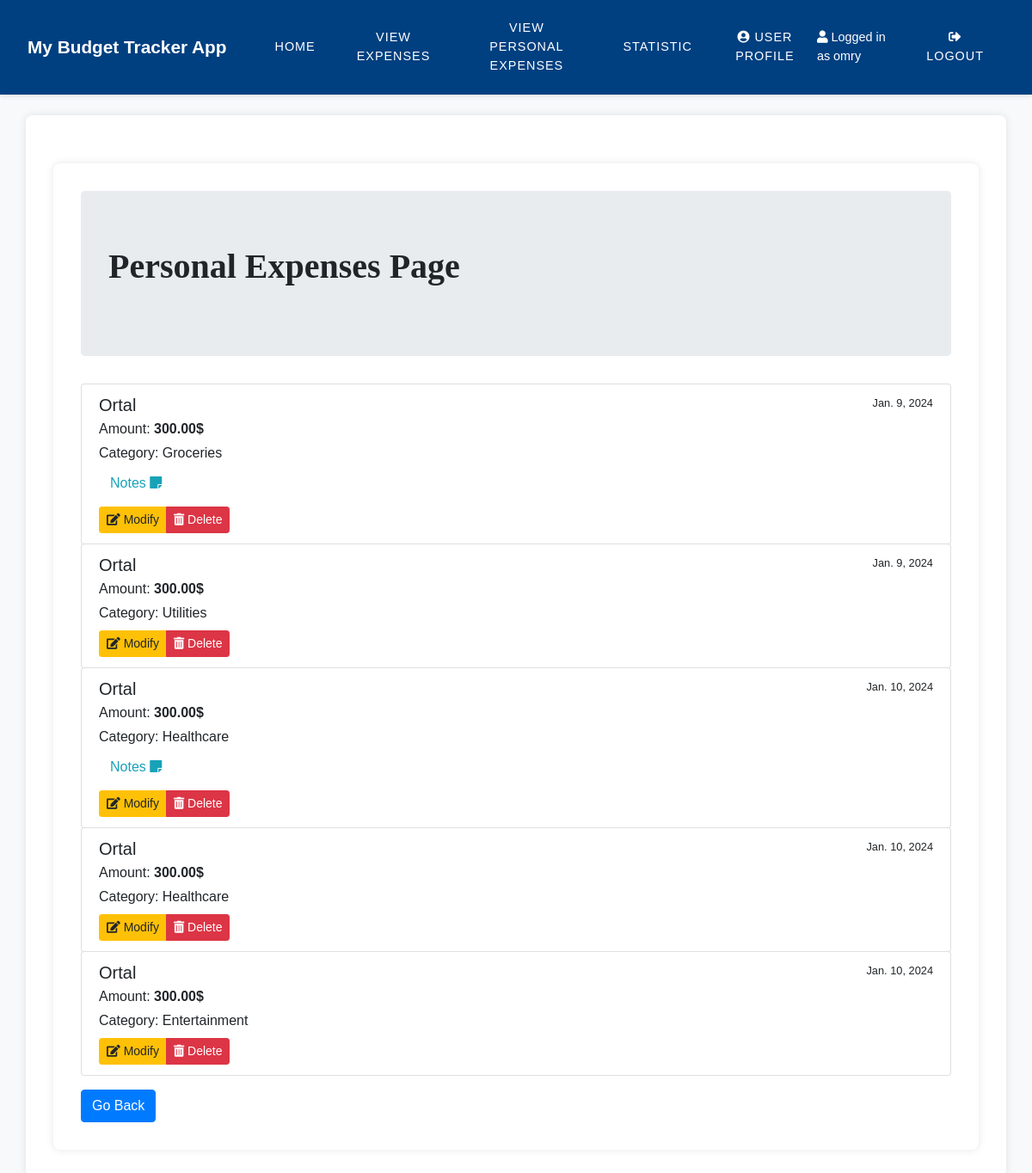
The app's page /personal/Ortal/ (signed in) with its own data.
### expenses/models.py (models this page shows, shortened)
class Expense(models.Model):
    user = models.ForeignKey(Users, on_delete=models.CASCADE)
    amount = models.DecimalField(max_digits=10, decimal_places=2)
    date = models.DateField()
    category = models.CharField(max_length=200, null=True)
    notes = models.TextField()
    name = models.CharField(max_length=200)

### expenses/views.py (the view)
# urls.py: path('personal/<str:name>/', views.expense_detail, name='expense_detail'),
@login_required(login_url="/login")
def expense_detail(request, name):
    related_expenses = Expense.objects.filter(name=name)
    return render(request, 'expense_detail.html', {'related_expenses': related_expenses})

### expenses/templates/expense_detail.html (shortened to what this page needs)
{% extends "base.html" %}
{% block content %}
  <div class="container mt-4">
    <div class="jumbotron">
      <h1 class="display-4 mb-3" style="font-family: 'Your Chosen Font'; font-size: 2.5rem; font-weight: bold;">Personal Expenses Page</h1>
    </div>
    {% if related_expenses %}
      <div class="list-group">
        {% for expense in related_expenses %}
          <div class="list-group-item expense-card rounded">
            <div class="d-flex w-100 justify-content-between">
              <h5 class="mb-1">{{ expense.name }}</h5>
              <small>{{ expense.date }}</small>
            </div>
            <p class="mb-1">Amount: <strong>{{ expense.amount }}$</strong></p>
            <p class="mb-1">Category: {{ expense.category }}</p>
            {% if expense.notes %}
              <button class="btn btn-link text-info" type="button" data-toggle="modal" data-target="#notesModal{{ expense.id }}">
                Notes <i class="fas fa-sticky-note"></i>
              </button>
            {% endif %}
            <div class="mt-2">
              <div class="btn-group" role="group">
                <a href="{% url 'modify_expense' expense.id %}" class="btn btn-warning btn-sm"><i class="fas fa-edit"></i> Modify</a>
                <a href="{% url 'delete_expense' expense.id %}" class="btn btn-danger btn-sm"><i class="fas fa-trash-alt"></i> Delete</a>
              </div>
            </div>
          </div>
        {% endfor %}
      </div>
    {% else %}
      <p>No personal expenses available.</p>
    {% endif %}
    <button type="button" class="btn btn-primary mt-3" onclick="goBack()">Go Back</button>
  </div>
{% endblock %}

### expenses/templates/base.html (shortened to what this page needs)
<!DOCTYPE html>
<html lang="en">
<head>
    <link rel="stylesheet" href="https://stackpath.bootstrapcdn.com/bootstrap/4.3.1/css/bootstrap.min.css">
    <link rel="stylesheet" href="https://cdnjs.cloudflare.com/ajax/libs/font-awesome/5.15.1/css/all.min.css">
</head>
<body>
    <nav class="navbar navbar-expand-lg">
        <a class="navbar-brand" href="/home">My Budget Tracker App</a>
        <div class="collapse navbar-collapse" id="navbarNav">
            <ul class="navbar-nav">
                <li class="nav-item">
                    <a class="nav-link" href={% url 'home' %}>Home</a>
                </li>
                <li class="nav-item">
                    <a class="nav-link" href={% url 'expense_list' %}>View Expenses</a>
                </li>
                <li class="nav-item">
                    <a class="nav-link" href={% url 'user_input_name' %}>View Personal Expenses</a>
                </li>
                <li class="nav-item">
                    <a class="nav-link" href={% url 'combined_statistics' %}>Statistic</a>
                </li>
                {% if user.is_authenticated %}
                <li class="nav-item">
                    <a class="nav-link" href="{% url 'user_profile' %}">
                        <i class="fas fa-user-circle"></i> User Profile
                    </a>
                </li>
                {% endif %}
            </ul>
        </div>
        <div class="navbar-nav ml-auto">
            {% if user.is_authenticated %}
            <span class="navbar-text mr-3">
                <i class="fas fa-user"></i> Logged in as {{ user.username }}
            </span>
            <li class="nav-item">
                <a class="nav-link" href="/logout">
                    <i class="fas fa-sign-out-alt"></i> Logout
                </a>
            </li>
            {% else %}
            <li class="nav-item">
                <a class="nav-link" href="/login">
                    <i class="fas fa-sign-out-alt"></i> Login
                </a>
            </li>
            {% endif %}
        </div>
    </nav>
    <div class="container mt-4">
        {% block content %}{% endblock %}
    </div>
    <link rel="stylesheet" href="https://cdnjs.cloudflare.com/ajax/libs/font-awesome/5.15.1/css/all.min.css" />
</body>
</html>

### expenses/templates/base.html (style rules this page uses)
body { font-family: 'Arial', sans-serif; background-color: #f8f9fa; margin: 0; padding: 0; }
.navbar { background-color: #004080; padding: 0.9rem 2rem; box-shadow: 0px 2px 5px rgba(0, 0, 0, 0.1); }
.navbar-brand { color: #fff; font-weight: bold; font-size: 1.3rem; margin-right: 2rem; }
.navbar-nav .nav-link { color: #fff; margin: 0 1rem; font-size: 0.9rem; text-align: center; transition: color 0.3s ease; }
.navbar-text { color: #fff; margin-right: 2rem; font-size: 0.9rem; }
.container { background-color: #ffffff; padding: 2rem; border-radius: 0.5rem; box-shadow: 0 0 10px rgba(0, 0, 0, 0.1); margin-top: 2rem; }
.navbar { display: flex; justify-content: space-between; align-items: center; }
.navbar-nav { display: flex; align-items: center; }
.nav-link { text-transform: uppercase; letter-spacing: 1px; }
.navbar-nav .nav-link { position: relative; padding-bottom: 0.5rem; }
.navbar-nav .nav-link::before { content: ''; position: absolute; bottom: 0; left: 0; right: 0; height: 2px; background-color: #007bff; transform: scaleX(0); transform-origin: bottom right; transition: transform 0.3s ease; }

### records on screen
Expense: name "Ortal", date "Jan. 9, 2024", amount "300.00", category "Groceries"
Expense: name "Ortal", date "Jan. 9, 2024", amount "300.00", category "Utilities"
Expense: name "Ortal", date "Jan. 10, 2024", amount "300.00", category "Healthcare"
Expense: name "Ortal", date "Jan. 10, 2024", amount "300.00", category "Healthcare"
Expense: name "Ortal", date "Jan. 10, 2024", amount "300.00", category "Entertainment"

### other values on screen
{{ user.username }} "omry"
